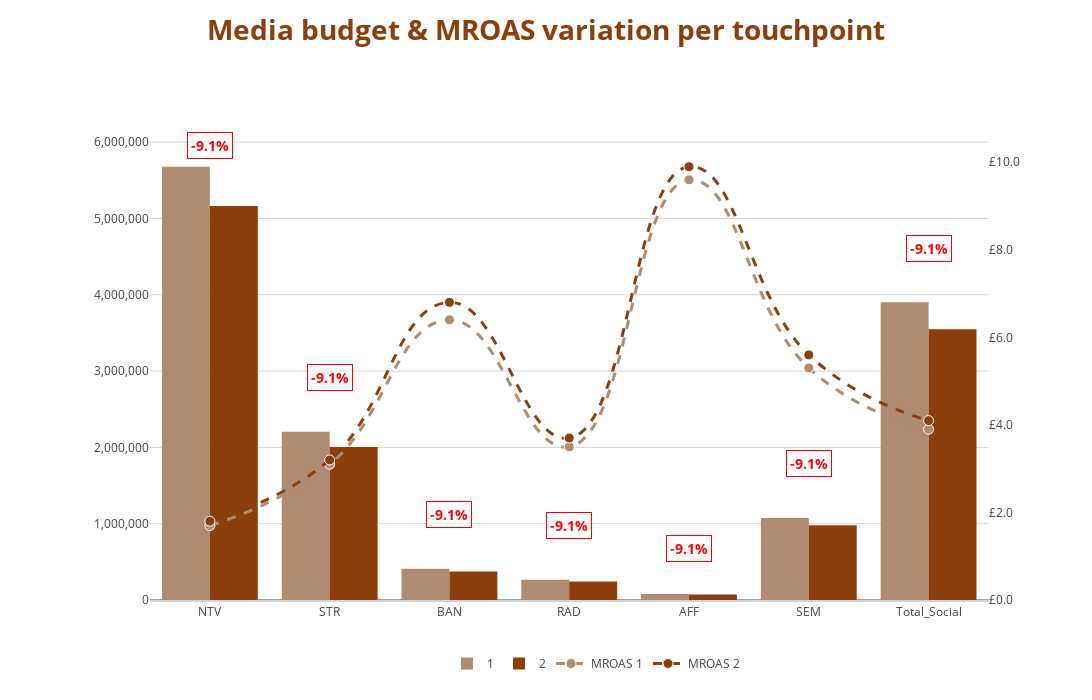

Notebook source saved alongside this figure:
### Code cell
scenario_plots(
    scenarios = [build_plan_summary(scenario2, 2024, 0.9, ticket_price).iloc[1:, :], 
                 build_plan_summary(scenario1, 2024, 0.9, ticket_price).iloc[1:, :]],

    metrics = ['Total Spend', 'MROAS'],

    channels = media_list,

    colors = ['rgb(174, 139, 113)', 
            'rgb(140, 63, 12)',
            'rgb(174, 139, 113)',
            'rgb(140, 63, 12)'
            
            ],

    title = "Media budget & MROAS variation per touchpoint", 

    ylabel1 = "", ylabel2= "", currency_symbol = "£" 
)[0]

### Figure 1 — Plotly figure (JSON) as saved in the notebook; plotly's stock layout.template omitted (floating-point values rounded to 4 significant figures)
{"data": [{"marker": {"color": "rgb(174, 139, 113)"}, "name": "1", "type": "bar", "x": ["NTV", "STR", "BAN", "RAD", "AFF", "SEM", "Total_Social"], "xaxis": "x", "y": [5678942, 2205421, 410196, 265052, 77974, 1075893, 3902440], "yaxis": "y"}, {"marker": {"color": "rgb(140, 63, 12)"}, "name": "2", "type": "bar", "x": ["NTV", "STR", "BAN", "RAD", "AFF", "SEM", "Total_Social"], "xaxis": "x", "y": [5162674, 2004929, 372905, 240957, 70886, 978084, 3547673], "yaxis": "y"}, {"line": {"color": "rgb(174, 139, 113)", "dash": "dash", "shape": "spline", "smoothing": 1.3, "width": 3}, "marker": {"color": "rgb(174, 139, 113)", "line": {"color": "white", "width": 1}, "size": 10}, "name": "MROAS 1", "type": "scatter", "x": ["NTV", "STR", "BAN", "RAD", "AFF", "SEM", "Total_Social"], "xaxis": "x", "y": [1.7, 3.1, 6.4, 3.5, 9.6, 5.3, 3.9], "yaxis": "y2"}, {"line": {"color": "rgb(140, 63, 12)", "dash": "dash", "shape": "spline", "smoothing": 1.3, "width": 3}, "marker": {"color": "rgb(140, 63, 12)", "line": {"color": "white", "width": 1}, "size": 10}, "name": "MROAS 2", "type": "scatter", "x": ["NTV", "STR", "BAN", "RAD", "AFF", "SEM", "Total_Social"], "xaxis": "x", "y": [1.8, 3.2, 6.8, 3.7, 9.9, 5.6, 4.1], "yaxis": "y2"}], "layout": {"annotations": [{"align": "center", "bgcolor": "rgba(255,255,255,0.7)", "bordercolor": "red", "borderpad": 3, "borderwidth": 1, "font": {"color": "red", "size": 14, "weight": "bold"}, "showarrow": false, "text": "-9.1%", "x": "NTV", "y": 5963000.0}, {"align": "center", "bgcolor": "rgba(255,255,255,0.7)", "bordercolor": "red", "borderpad": 3, "borderwidth": 1, "font": {"color": "red", "size": 14, "weight": "bold"}, "showarrow": false, "text": "-9.1%", "x": "STR", "y": 2915000.0}, {"align": "center", "bgcolor": "rgba(255,255,255,0.7)", "bordercolor": "red", "borderpad": 3, "borderwidth": 1, "font": {"color": "red", "size": 14, "weight": "bold"}, "showarrow": false, "text": "-9.1%", "x": "BAN", "y": 1120000.0}, {"align": "center", "bgcolor": "rgba(255,255,255,0.7)", "bordercolor": "red", "borderpad": 3, "borderwidth": 1, "font": {"color": "red", "size": 14, "weight": "bold"}, "showarrow": false, "text": "-9.1%", "x": "RAD", "y": 974900.0}, {"align": "center", "bgcolor": "rgba(255,255,255,0.7)", "bordercolor": "red", "borderpad": 3, "borderwidth": 1, "font": {"color": "red", "size": 14, "weight": "bold"}, "showarrow": false, "text": "-9.1%", "x": "AFF", "y": 681500.0}, {"align": "center", "bgcolor": "rgba(255,255,255,0.7)", "bordercolor": "red", "borderpad": 3, "borderwidth": 1, "font": {"color": "red", "size": 14, "weight": "bold"}, "showarrow": false, "text": "-9.1%", "x": "SEM", "y": 1786000.0}, {"align": "center", "bgcolor": "rgba(255,255,255,0.7)", "bordercolor": "red", "borderpad": 3, "borderwidth": 1, "font": {"color": "red", "size": 14, "weight": "bold"}, "showarrow": false, "text": "-9.1%", "x": "Total_Social", "y": 4612000.0}], "barmode": "group", "height": 700, "legend": {"orientation": "h", "x": 0.5, "xanchor": "center", "y": -0.15, "yanchor": "bottom"}, "margin": {"b": 100, "l": 150, "r": 50, "t": 80}, "paper_bgcolor": "white", "plot_bgcolor": "white", "title": {"font": {"color": "rgb(140, 63, 12)", "size": 28, "weight": "bold"}, "text": "Media budget & MROAS variation per touchpoint", "x": 0.5}, "width": 1300, "xaxis": {"anchor": "y", "domain": [0, 0.94], "linecolor": "lightgray", "linewidth": 2, "showgrid": false, "showline": true, "title": {"text": ""}}, "yaxis": {"anchor": "x", "domain": [0, 1], "gridcolor": "lightgray", "range": [0, 6815000.0], "showgrid": true, "tickformat": ",", "title": {"font": {"size": 16}, "text": ""}}, "yaxis2": {"anchor": "x", "overlaying": "y", "range": [0, 11.88], "showgrid": false, "side": "right", "tickprefix": "£", "ticksuffix": ".0", "title": {"font": {"size": 16}, "text": ""}}}}
